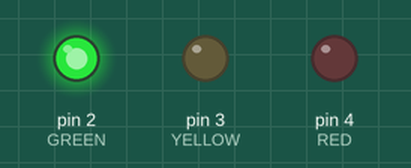
Recording of a sketch running on a simulated Arduino Uno, built with avr-gcc and run on an emulated ATmega328P. On the bench: output pins drawn as LEDs (lit = HIGH).

Above: at 2.5 s.
At 6.0 s:
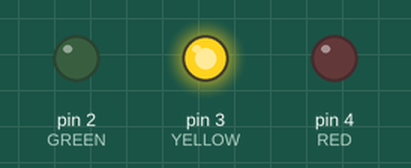
At 9.5 s:
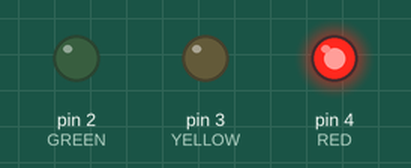
Timing chart, 0 to 15.6 s (numbered marks = the images above):
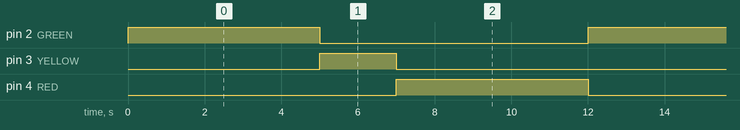

Measured:
- by itself, pin 2 (GREEN), pin 4 (RED): alternates HIGH for 5.0 s and LOW for 7.0 s
- by itself, pin 3 (YELLOW): alternates HIGH for 2.0 s and LOW for 10.0 s
- by itself, everything shown: repeats every 12.0 s, in 3 steps

The sketch:

Traffic_light_sketch_jun30a.ino
```cpp
// variables
int GREEN = 2;
int YELLOW = 3;
int RED = 4;

// basic functions
void setup()
{
  pinMode(GREEN, OUTPUT);
  pinMode(YELLOW, OUTPUT);
  pinMode(RED, OUTPUT);
}

void loop()
{
  green_light();
  delay(5000);
  yellow_light();
  delay(2000);
  red_light();
  delay(5000);
}

void green_light()
{
  digitalWrite(GREEN, HIGH);
  digitalWrite(YELLOW, LOW);
  digitalWrite(RED, LOW);
}

void yellow_light()
{
  digitalWrite(GREEN, LOW);
  digitalWrite(YELLOW, HIGH);
  digitalWrite(RED, LOW);
}

void red_light()
{
  digitalWrite(GREEN, LOW);
  digitalWrite(YELLOW, LOW);
  digitalWrite(RED, HIGH);
}
```
